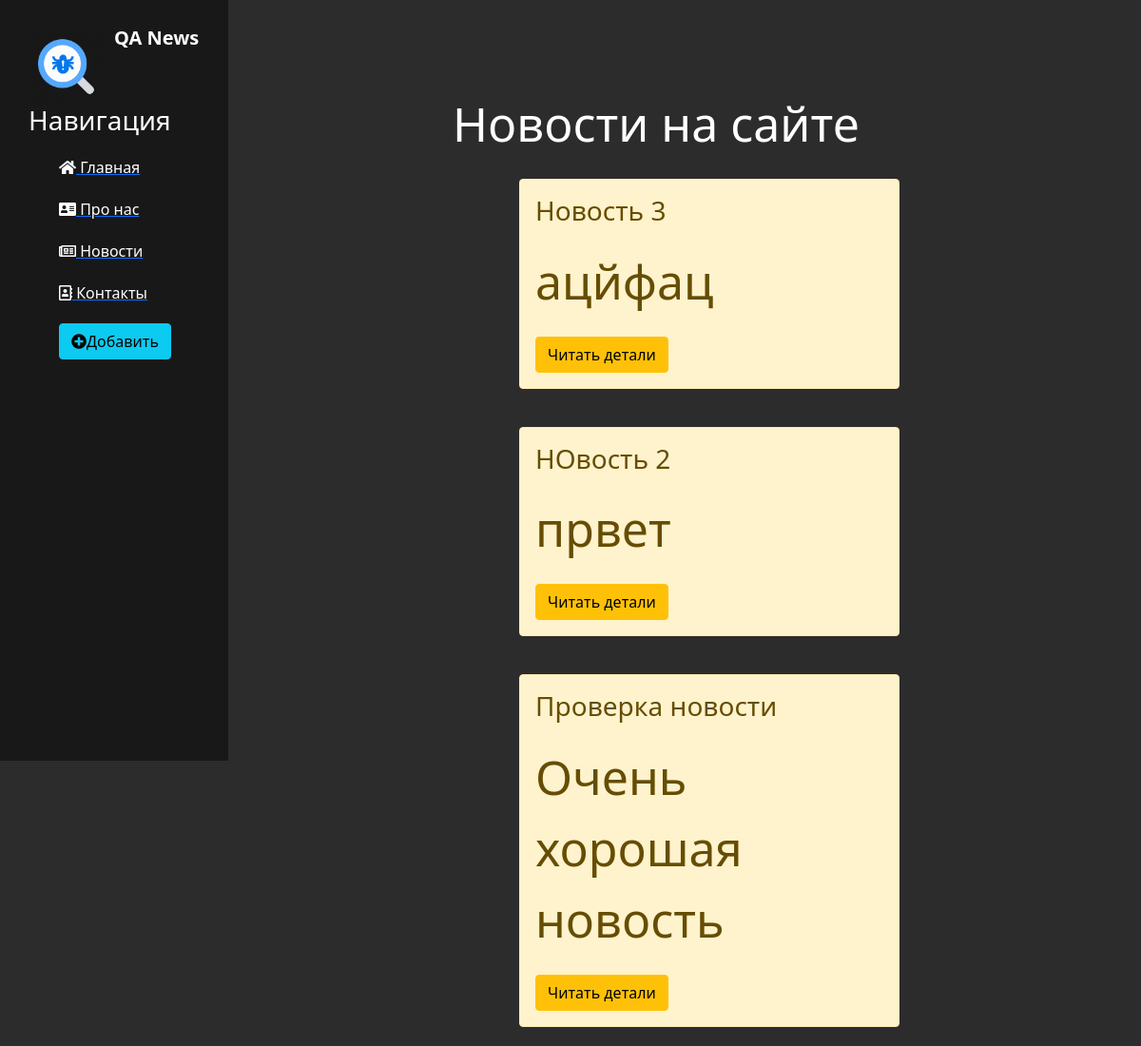
Before: /news/ with the older database file.
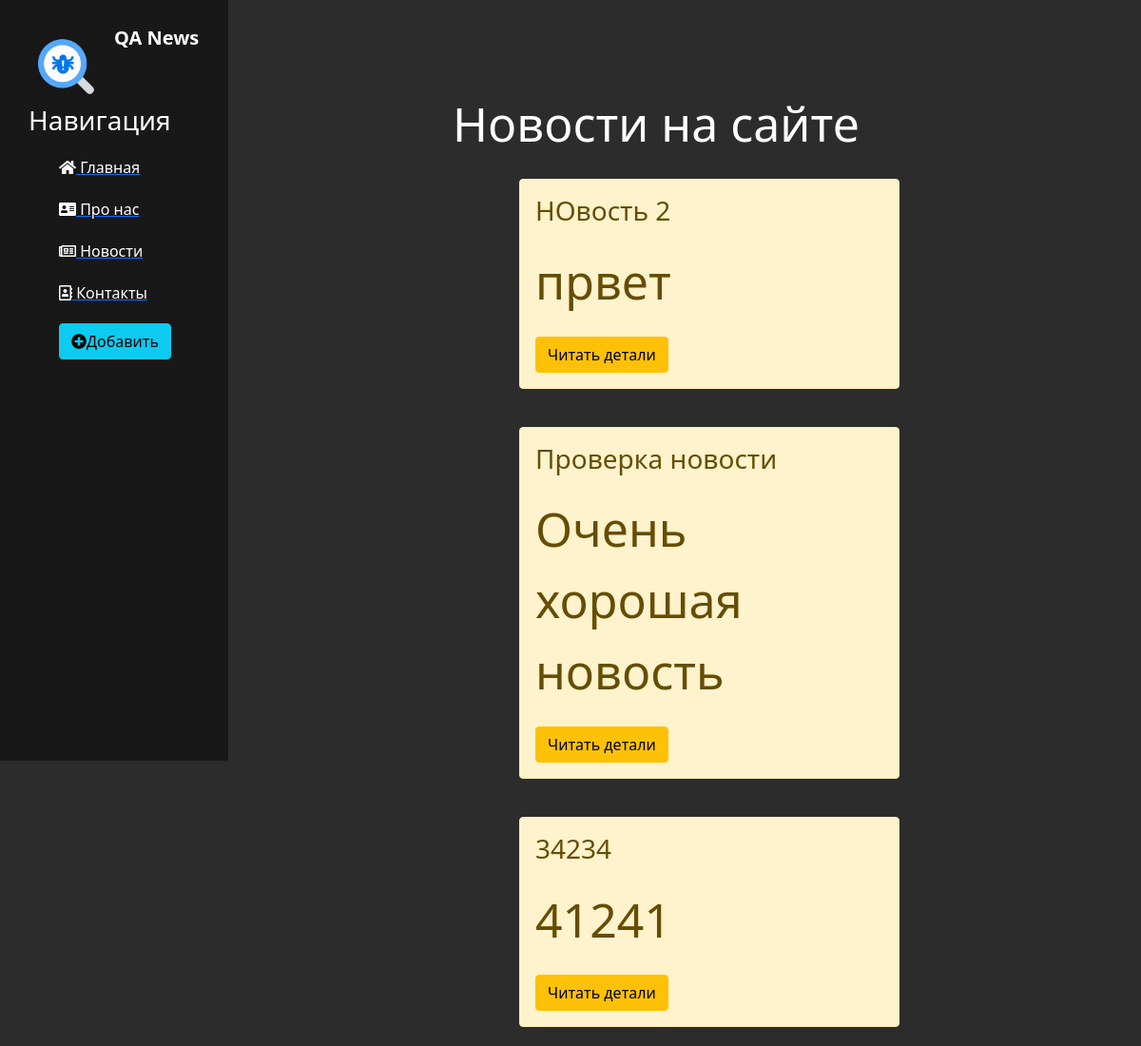
After: the same page with the newer database file.
### news/models.py (models this page shows, shortened)
class Articals(models.Model):
    title = models.CharField('Название', max_length=50, default='')
    anons = models.CharField('Анонс', max_length=250, default='')
    full_text = models.TextField('Статья')
    date = models.DateTimeField('Дата публикации')
    class Meta:
        verbose_name = 'Новость'
        verbose_name_plural = 'Новости'

### news/views.py (the view)
# urls.py: path('', views.news_home, name='news_home'),
def news_home(request):
    news = Articals.objects.order_by('-date')
    return render(request, 'news/news_home.html', {'news': news})

### news/templates/news/news_home.html (shortened to what this page needs)
{% extends 'main/layaut.html' %}
{% block content %}
    <div class='features'>
        <h1>Новости на сайте </h1>
        {% if news %}
            {% for el in news %}
                <div class="alert alert-warning">
                    <h3>{{ el.title }}</h3>
                    <p>{{ el.anons }}</p>
                    <a href="{% url 'news-detail' el.id %}" class="btn btn-warning">Читать детали</a>
                </div>
            {% endfor %}
        {% else %}
            <p>У вас нет записей</p>
        {% endif %}
    </div>
{% endblock %}

### main/templates/main/layaut.html (shortened to what this page needs)
{% load static %}
<!DOCTYPE html>
<html lang="en">
<head>
    <link rel='stylesheet' href="https://cdn.jsdelivr.net/npm/bootstrap@5.1.3/dist/css/bootstrap.min.css">
    <link rel="stylesheet" href="{% static 'main/css/main.css' %}">
    <link rel="stylesheet" href="https://use.fontawesome.com/releases/v5.8.2/css/all.css">
</head>
<body>
    <aside>
        <img src="{% static 'main/img/777.png' %}" alt="ItBank">
        <span class="logo">QA News</span>
        <h3>Навигация</h3>
        <ul>
            <a href="{% url 'home' %}"><li><i class="fas fa-home"></i> Главная</li></a>
            <a href="{% url 'about' %}"><li><i class="fas fa-address-card"></i> Про нас</li></a>
            <a href="{% url 'news_home' %}"><li><i class="far fa-newspaper"></i> Новости</li></a>
            <a href="{% url 'contact' %}"><li><i class="far fa-address-book"></i> Контакты</li></a>
            <a href="{% url 'create' %}"><li><button class="btn btn-info"><i class="fas fa-plus-circle"></i>Добавить</button></li></a>
        </ul>
    </aside>
    <main>
        {% block content%}
        {% endblock %}
    </main>
</body>
</html>

### main/static/main/css/main.css (style rules this page uses)
body { background: #2c2c2c; }
aside { float: left; background: #181818; width: 20%; padding: 2.5%; height: 100vh; color: #fff; border-right 5px solid #4d4d4d; }
aside img { width: 80px; float: left; }
aside .logo { font-size: 20px; margin-left: 10px; font-weight: bold; position: relative; top: -5px; }
aside ul { list-style: none }
aside ul li { color: #fff; display: block; margin-top: 20px; transition: transform .6s ease; }
main .features { float: left; color: #fff; margin-top: 100px; text-align: center; width: 75%; }
main .features h1 { font-size: 50px; }
main .features p { font-size: 50px; margin:20px auto }
.alert-warning { float: left; clear: both; width: 400px; margin: 20px 34%; text-align: left; }

Changed rows visible on the page:
removed Articals: title "Новость 3", anons "ацйфац"
added Articals: title "34234", anons "41241"
